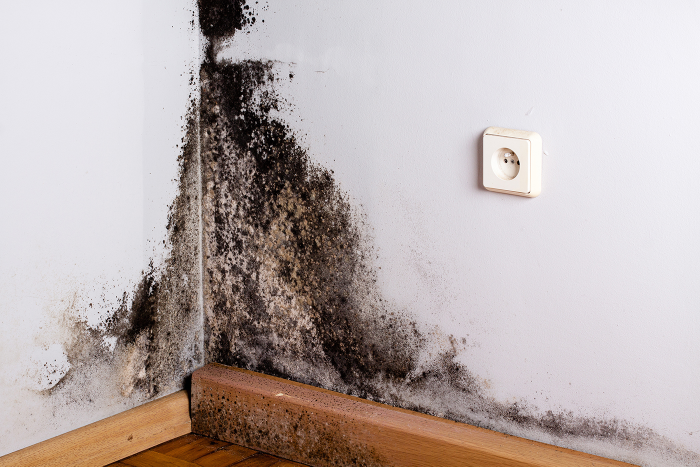
#> input picture data/1.jpg, 1400 x 933 px (shown at 1/2 size)
$ python -i Processor.py   (imports and definitions only)
#> lines starting #> are read from the running program, lines starting #| are printed output that depends on the picture; after the words box and inside, x2 and y2 are one past the last pixel; in counts of white or black regions, pixels touching at a corner belong together
import cv2
import numpy as np
import matplotlib.pyplot as plt

def execute(path):
    original_img = load_imgs(path)
    mask = predict_mask(path)
    visualize(original_img, mask)

def load_imgs(path, max_dim=1024):
    """
    1) IMAGE ACQUISITION & SCALING
        görseli yüklüyor ve eğer görselin h veya w boyutlarından en az biri
        max_dim ile belirtilen pixel boyutundan büyükse en büyük olan boyutu
        max_dim'e eşitleyecek şekilde iki boyutu da resize ediyor ve son
        görseli dönüyor
    """
#> called with path = 'data/1.jpg', max_dim = 1024
    img = cv2.imread(path)
#> img is the input picture: shape (933, 1400, 3); mean B, G, R 173.5, 175.2, 186.4
    if img is None:
        raise FileNotFoundError(path)
    h,w = img.shape[:2]
    scale = min(max_dim / max(h, w), 1.0)
    if scale < 1.0:
        img = cv2.resize(img, (int(w * scale), int(h * scale)), interpolation=cv2.INTER_AREA)
#> img: shape (682, 1024, 3)
    return img

def detect_background_brightness(img, sample_center=False):
#> called with sample_center = False
    hsv = cv2.cvtColor(img, cv2.COLOR_BGR2HSV)
#> hsv: shape (682, 1024, 3); mean H, S, V 92.3, 37.8, 188.3
    v = hsv[:, :, 2]
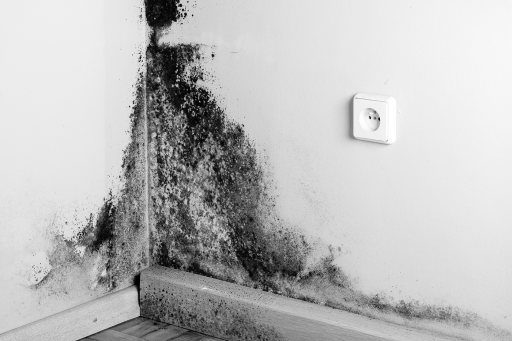
#> v: shape (682, 1024) (shown at 1/2 size); min 0, max 255, mean 188.3

    if sample_center:
        h, w = v.shape
        ch, cw = h // 2, w // 2
        region = v[ch - h // 6 : ch + h // 6,
                   cw - w // 6 : cw + w // 6]
    else:
        region = v

    mean_val = np.mean(region)
#> mean_val = 188.3
#> in predict_mask, `detected_brightness = detect_background_brightness(original_img)`: detected_brightness = 'light'

    if mean_val < 85:
        return "dark"

    if mean_val < 170:
       return "medium"

    return "light"

def to_grayscale(img, method="weighted"):
#> called with method = 'average'
    b, g, r = cv2.split(img)

    if method == "weighted":
        return cv2.cvtColor(img, cv2.COLOR_BGR2GRAY)

    if method == "average":
        return ((r + g + b) / 3).astype(np.uint8)
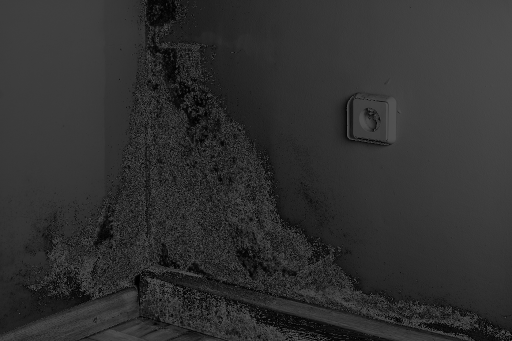
#> returned value: shape (682, 1024) (shown at 1/2 size); min 0, max 85, mean 47.8

    if method == "max":
        return np.maximum(np.maximum(r, g), b)

    if method == "min":
        return np.minimum(np.minimum(r, g), b)

    if method == "luminosity":
        return (0.21 * r + 0.72 * g + 0.07 * b).astype(np.uint8)

    raise ValueError(f"Unknown method: {method}")

def local_variance(gray, ksize=9):
#> called with ksize = 11
    mean = cv2.blur(gray.astype(np.float32), (ksize, ksize))
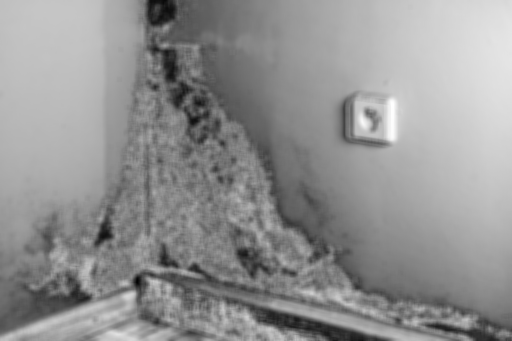
#> mean: shape (682, 1024) float32 (shown at 1/2 size); min 2.75, max 81.03, mean 47.8; drawn with min black and max white
    sq_mean = cv2.blur((gray.astype(np.float32) ** 2), (ksize, ksize))
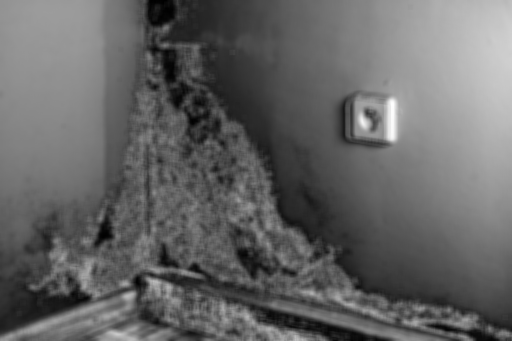
#> sq_mean: shape (682, 1024) float32 (shown at 1/2 size); min 39.15, max 6566.6, mean 2631.6; drawn with min black and max white
    return sq_mean - mean ** 2

def detect_mold_texture(img, th=150, ksize=11, elemsize=5):
    var_map = local_variance(img, ksize)
    var_norm = cv2.normalize(var_map, None, 0, 255, cv2.NORM_MINMAX).astype(np.uint8)
    _, mask = cv2.threshold(var_norm, th, 255, cv2.THRESH_BINARY)
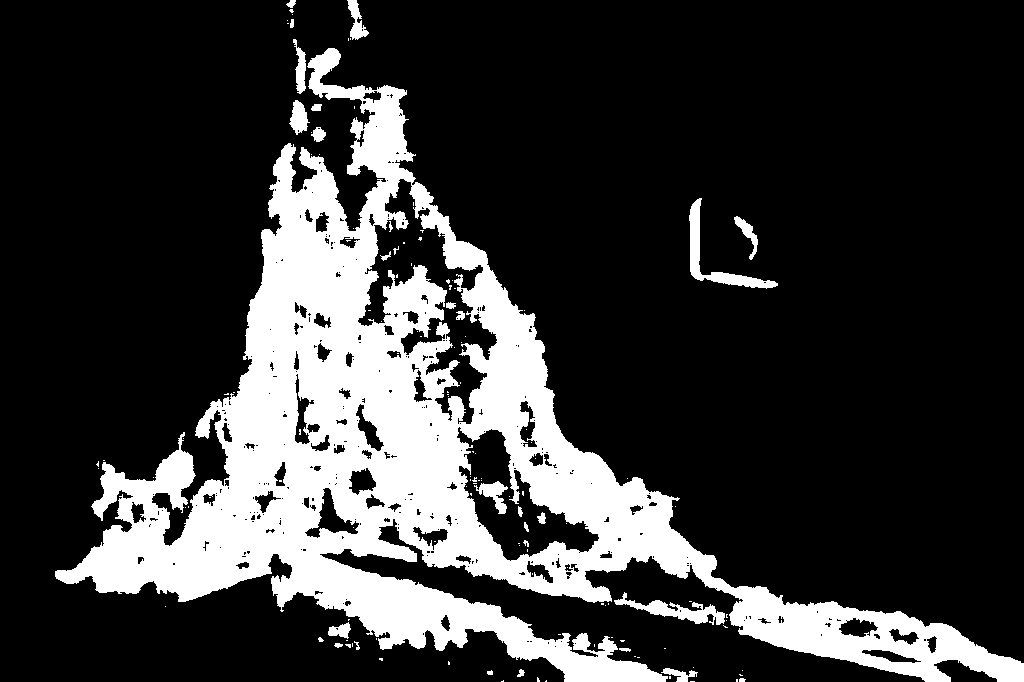
#> mask: shape (682, 1024); 21.7% white; 137 white regions (107 under 20 px), largest, box (x1, y1, x2, y2) and area: (55, 48, 1024, 682) 145395, (689, 198, 778, 289) 1446, (614, 592, 725, 625) 1171

    kernel = cv2.getStructuringElement(cv2.MORPH_ELLIPSE, (elemsize, elemsize))
    mask = cv2.morphologyEx(mask, cv2.MORPH_CLOSE, kernel, iterations=2)
#> mask: shape (682, 1024); 25.3% white; 9 white regions (2 under 20 px), largest, box (x1, y1, x2, y2) and area: (57, 39, 1024, 682) 174204, (691, 200, 778, 290) 1482, (349, 0, 369, 41) 472
    mask = cv2.morphologyEx(mask, cv2.MORPH_OPEN, kernel, iterations=1)
#> mask: shape (682, 1024); 25.2% white; 6 white regions, box (x1, y1, x2, y2) and area: (58, 51, 1024, 682) 173877, (692, 201, 712, 282) 870, (713, 275, 771, 290) 558, (350, 0, 368, 40) 447, (737, 219, 756, 239) 211, (289, 0, 297, 9) 63

    return mask, var_norm

def visualize(img, mask=None, title="Mold Candidates Overlay"):
#> called with title = 'Mold Candidates Overlay'
    display = img.copy()

    if mask is not None:
        _red = np.zeros_like(display)
        _red[:, :, 2] = 255
        display = cv2.addWeighted(display, 0.7, _red, 0.3, 0)
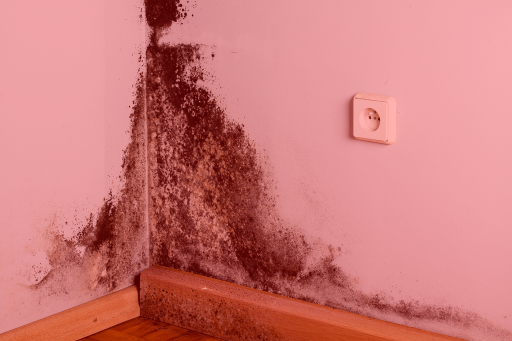
#> display: shape (682, 1024, 3) (shown at 1/2 size); mean B, G, R 121.4, 122.6, 206.9
        display[mask==0] = img[mask==0]
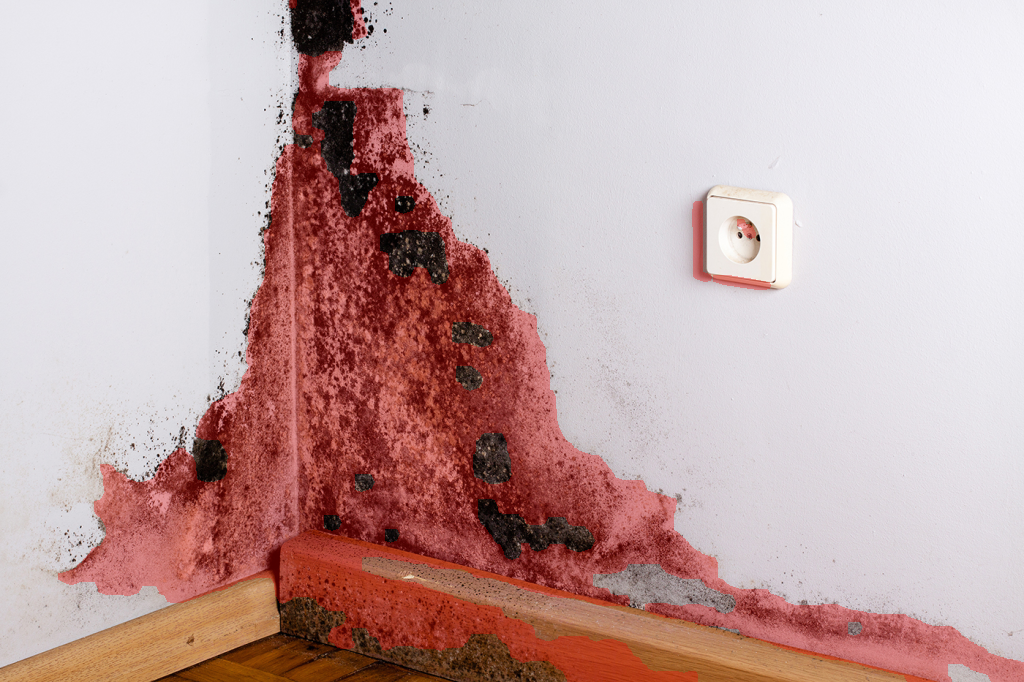
#> display: shape (682, 1024, 3); mean B, G, R 166.7, 167.7, 196.6

    plt.figure(figsize=(10, 6))
    plt.axis('off')
    plt.title(title)
    plt.imshow(cv2.cvtColor(display, cv2.COLOR_BGR2RGB))
    plt.show()

# [18 lines left out: function visualize_multimg, not called in this run]

'''
def remove_small_objs(mask, min_size=500):
    # min_size pixelden az pixel içeren küçük alanları temizle
    bw = (mask > 0).astype(np.uint8)
    labels = measure.label(bw, connectivity=2)
    out = np.zeros_like(bw)
    for region in measure.regionprops(labels):
        if region.area >= min_size:
            out[labels == region.label] = 1
    return (out * 255).astype('uint8')
'''

def predict_mask(path):
    original_img = load_imgs(path)

    detected_brightness = detect_background_brightness(original_img)

    if detected_brightness == "light":
        method = "average"
        th = 75
        ksize = 11
        elemsize = 8
    else:
        method = "max"
        th = 15
        ksize = 11
        elemsize = 8

    gray = to_grayscale(original_img, method)
    mask, _ = detect_mold_texture(gray, th, ksize, elemsize)
    return mask

>>> result = execute('data/1.jpg')

$ run again, on data/2.jpg
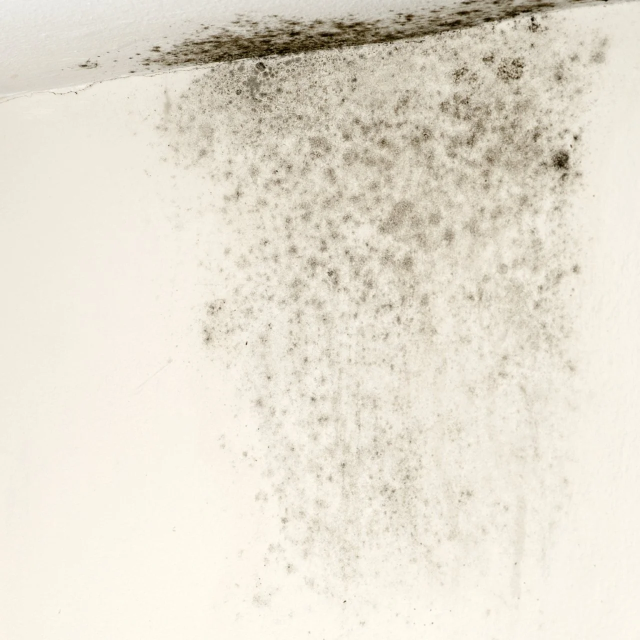
#> input picture data/2.jpg, 1280 x 1280 px (shown at 1/2 size)
#> in load_imgs, img is the input picture: shape (1280, 1280, 3); mean B, G, R 209.5, 223.3, 229.4
#> img: shape (1024, 1024, 3)
#> hsv: shape (1024, 1024, 3); mean H, S, V 20.8, 23.8, 229.4
#> mean_val = 229.4
#> detected_brightness = 'light'
#> in detect_mold_texture, `_, mask = cv2.threshold(var_norm, th, 255, cv2.THRESH_BINARY)`:
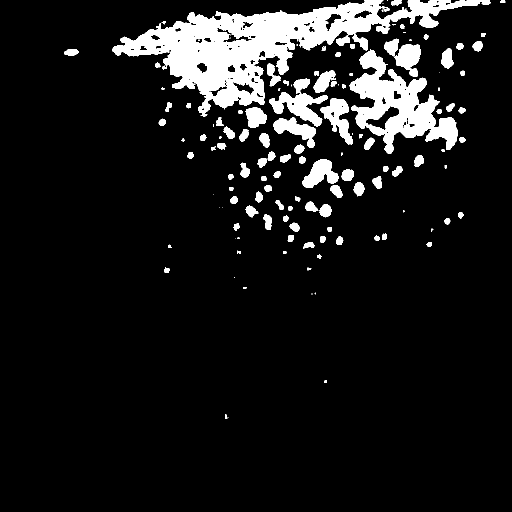
#> mask: shape (1024, 1024) (shown at 1/2 size); 9.7% white; 143 white regions (34 under 20 px), largest, box (x1, y1, x2, y2) and area: (225, 0, 981, 233) 51732, (699, 98, 916, 307) 18381, (538, 157, 655, 253) 4089
#> in visualize, `display[mask==0] = img[mask==0]`:
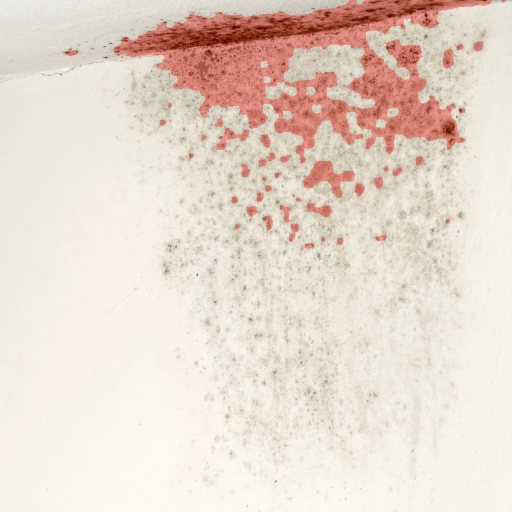
#> display: shape (1024, 1024, 3) (shown at 1/2 size); mean B, G, R 204.6, 217.7, 232.2

$ run again, on data/3.jpg
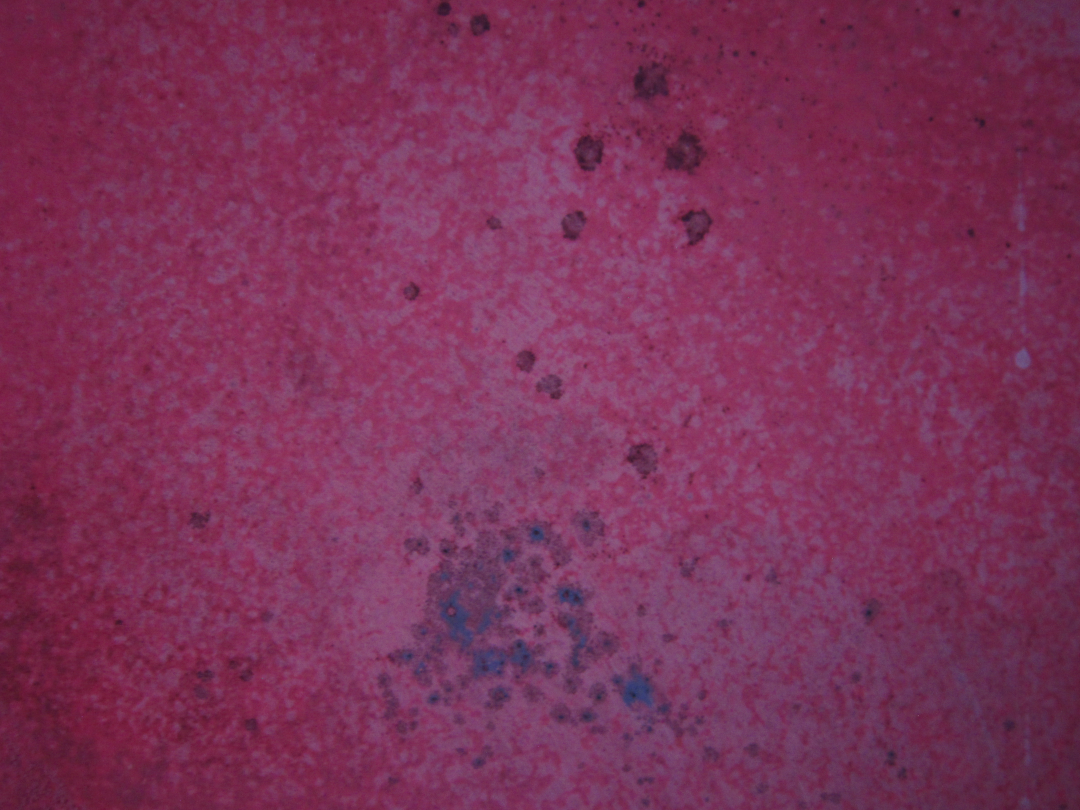
#> input picture data/3.jpg, 4320 x 3240 px (shown at 1/4 size)
#> in load_imgs, img is the input picture: shape (3240, 4320, 3); mean B, G, R 88, 50.2, 122.9
#> img: shape (768, 1024, 3)
#> hsv: shape (768, 1024, 3); mean H, S, V 163.9, 151.5, 123.1
#> mean_val = 123.1
#> detected_brightness = 'medium'
#> in detect_mold_texture, `_, mask = cv2.threshold(var_norm, th, 255, cv2.THRESH_BINARY)`:
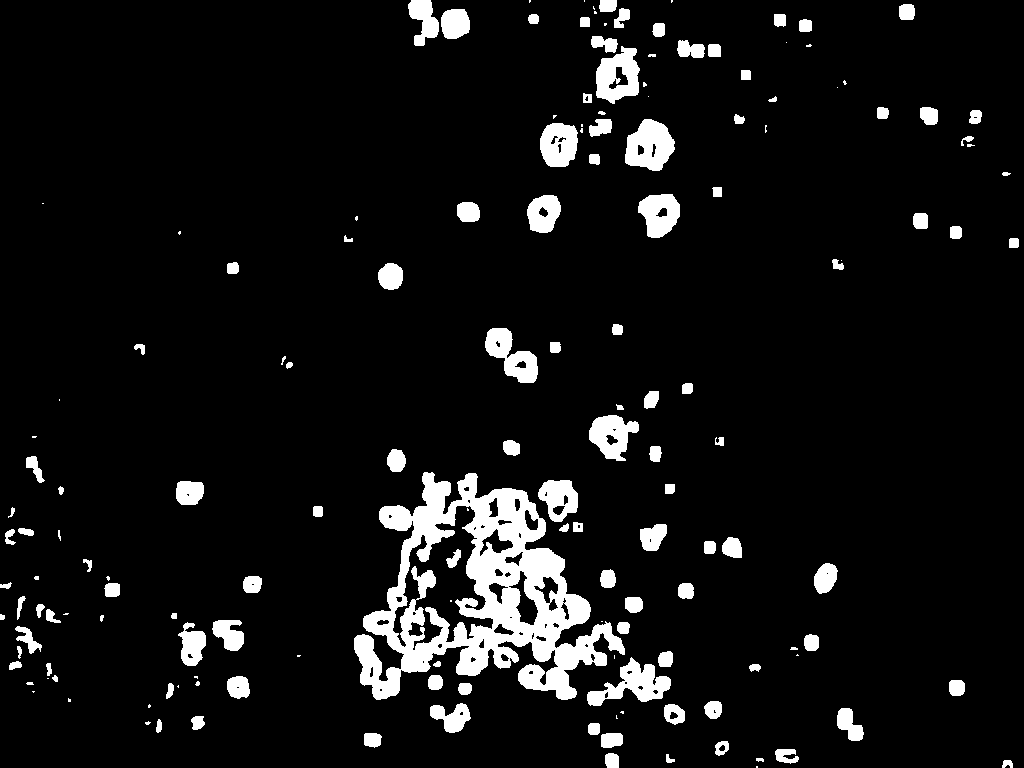
#> mask: shape (768, 1024); 7.4% white; 163 white regions (43 under 20 px), largest, box (x1, y1, x2, y2) and area: (354, 472, 625, 700) 24627, (625, 119, 675, 171) 1789, (587, 657, 671, 706) 1777
#> in visualize, `display[mask==0] = img[mask==0]`:
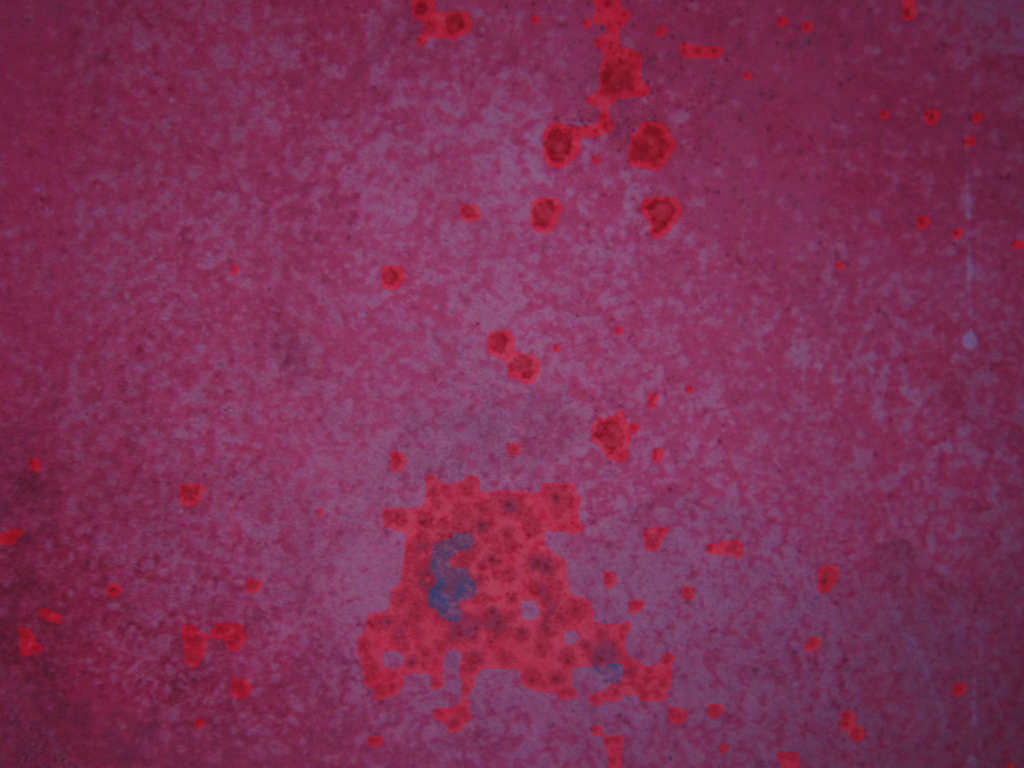
#> display: shape (768, 1024, 3); mean B, G, R 85.7, 48.8, 126.6
